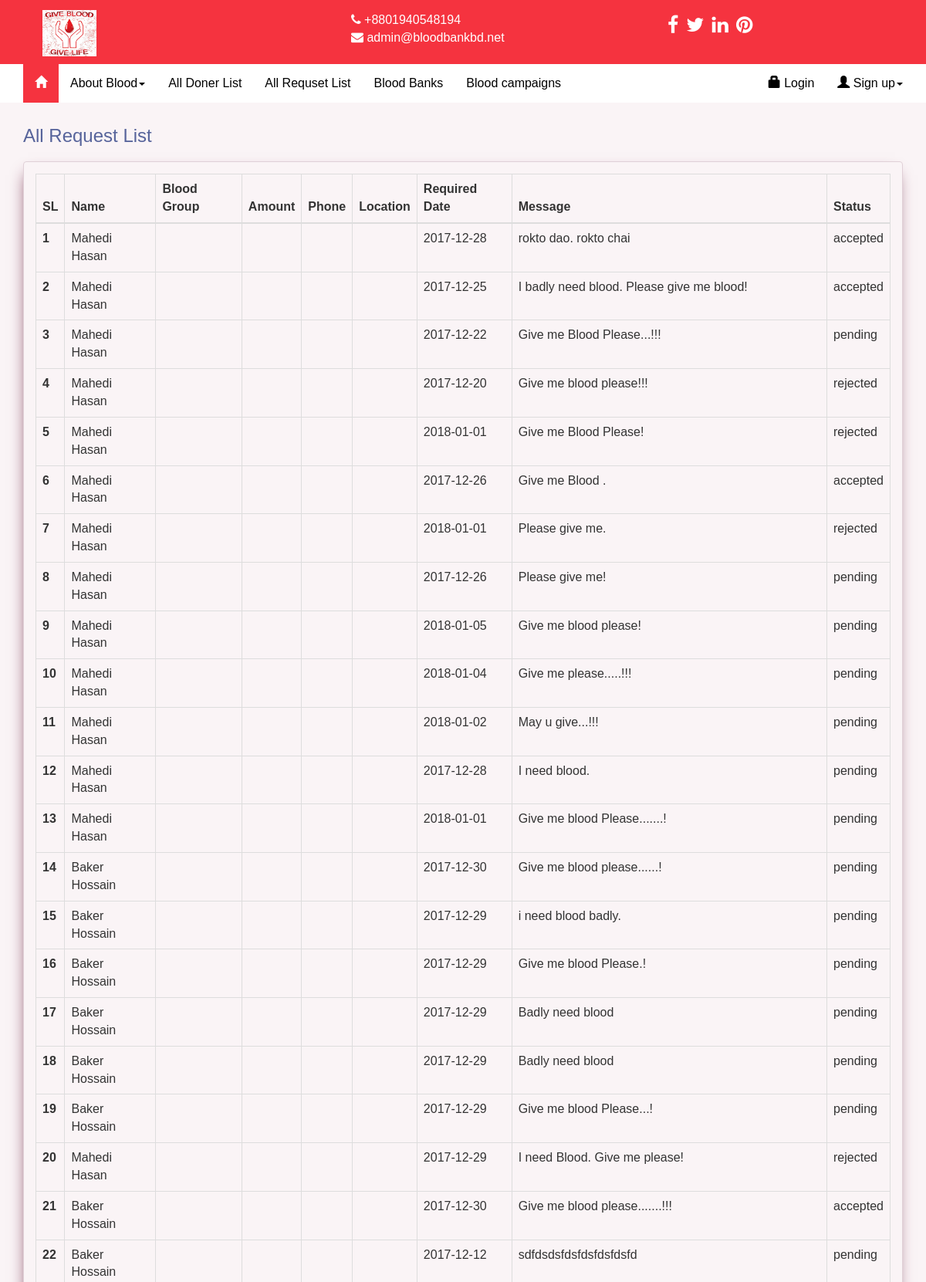
Page /index.php?page=request-list (upper part) on the committed database.
### tables this page shows
CREATE TABLE `blood_request` (
  `request_id` int(11) NOT NULL,
  `doner_id` int(11) NOT NULL,
  `user_id` int(11) NOT NULL,
  `subject` char(100) NOT NULL,
  `message` text NOT NULL,
  `date` timestamp NOT NULL DEFAULT CURRENT_TIMESTAMP ON UPDATE CURRENT_TIMESTAMP,
  `req_date` date NOT NULL,
  `status` varchar(20) NOT NULL DEFAULT 'pending'
);

CREATE TABLE `tbl_user_info` (
  `user_id` int(3) NOT NULL,
  `user_name` varchar(50) NOT NULL,
  `user_email` varchar(50) NOT NULL,
  `phone_number` int(36) NOT NULL,
  `password` varchar(50) NOT NULL,
  `age` int(3) NOT NULL,
  `sex` varchar(10) NOT NULL,
  `location` varchar(60) NOT NULL
);

### request-list.php (the view)
<?php
	$doner = $conn->prepare( "SELECT blood_request.*, tbl_user_info.user_name
		FROM blood_request
		INNER JOIN tbl_user_info
		ON blood_request.user_id = tbl_user_info.user_id
		ORDER BY request_id DESC");
	$doner->execute();
	$request_value = $doner->fetchAll();
?>
<div class="container">
   <div class="row" style="padding:0px 30px 0px 30px;background:#faf4f6;">
	<div class="col-sm-12 col-md-12" align="left" style="color:#57649b; padding-left:0px!important; padding-top:10px!important; padding-bottom:10px!important;"><h3>All Request List</h3></div>
		<div class="col-sm-12" style="border:1.5px #e0d0d7 solid; border-radius:4px; padding-bottom:15px; padding-top:15px; margin:0px;box-shadow:-2px 10px 20px -8px #661637 ;">
			<div class="table-responsive">
				<table class="table table-bordered" style=" margin:0px; padding:0px;">
				  <thead>
					<tr>
						<th scope="col">SL</th>
						<th scope="col">Name</th>
						<th scope="col">Blood Group</th>
						<th scope="col">Amount</th>
						<th scope="col">Phone</th>
						<th scope="col">Location</th>
						<th scope="col">Required Date</th>
						<th scope="col">Message</th>
						<th scope="col">Status</th>
					</tr>
				  </thead>
				  <tbody>
				  <?php
				  $i=1;
					foreach($request_value as $value)
					{
				  ?>
					<tr>
						<th scope="row"><?php echo $i; ?></th>
						<td><?php echo $value['user_name']; ?></td>
						<td><?php echo $value['blood_group']; ?></td>
						<td><?php echo $value['amount']; ?></td>
						<td><?php echo $value['phone']; ?></td>
						<td><?php echo $value['location']; ?></td>
						<td><?php echo $value['req_date']; ?></td>
						<td><?php echo $value['message']; ?></td>
					 	<td><?php echo $value['status']; ?></td>
					</tr>
					<?php
					$i++;
					}
					?>
				  </tbody>
				</table>
			</div>
		</div>
	</div>
</div>

### assets/css/style.css (style rules this page uses)
html, body { font-family: 'Poppins', sans-serif; font-size: 100%; overflow-x: hidden; background:#f5f7f8; }

### rows in the picture
blood_request: user.user_name "Mahedi Hasan", req_date "2017-12-28", message "rokto dao. rokto chai", status "accepted"
blood_request: user.user_name "Mahedi Hasan", req_date "2017-12-25", message "I badly need blood. Please give me blood!", status "accepted"
blood_request: user.user_name "Mahedi Hasan", req_date "2017-12-22", message "Give me Blood Please...!!!", status "pending"
blood_request: user.user_name "Mahedi Hasan", req_date "2017-12-20", message "Give me blood please!!!", status "rejected"
blood_request: user.user_name "Mahedi Hasan", req_date "2018-01-01", message "Give me Blood Please!", status "rejected"
blood_request: user.user_name "Mahedi Hasan", req_date "2017-12-26", message "Give me Blood .", status "accepted"
blood_request: user.user_name "Mahedi Hasan", req_date "2018-01-01", message "Please give me.", status "rejected"
blood_request: user.user_name "Mahedi Hasan", req_date "2017-12-26", message "Please give me!", status "pending"
blood_request: user.user_name "Mahedi Hasan", req_date "2018-01-05", message "Give me blood please!", status "pending"
blood_request: user.user_name "Mahedi Hasan", req_date "2018-01-04", message "Give me please.....!!!", status "pending"
blood_request: user.user_name "Mahedi Hasan", req_date "2018-01-02", message "May u give...!!!", status "pending"
blood_request: user.user_name "Mahedi Hasan", req_date "2017-12-28", message "I need blood.", status "pending"
blood_request: user.user_name "Mahedi Hasan", req_date "2018-01-01", message "Give me blood Please.......!", status "pending"
blood_request: user.user_name "Baker Hossain", req_date "2017-12-30", message "Give me blood please......!", status "pending"
blood_request: user.user_name "Baker Hossain", req_date "2017-12-29", message "i need blood badly.", status "pending"
blood_request: user.user_name "Baker Hossain", req_date "2017-12-29", message "Give me blood Please.!", status "pending"
blood_request: user.user_name "Baker Hossain", req_date "2017-12-29", message "Badly need blood", status "pending"
blood_request: user.user_name "Baker Hossain", req_date "2017-12-29", message "Badly need blood", status "pending"
blood_request: user.user_name "Baker Hossain", req_date "2017-12-29", message "Give me blood Please...!", status "pending"
blood_request: user.user_name "Mahedi Hasan", req_date "2017-12-29", message "I need Blood. Give me please!", status "rejected"
blood_request: user.user_name "Baker Hossain", req_date "2017-12-30", message "Give me blood please.......!!!", status "accepted"
blood_request: user.user_name "Baker Hossain", req_date "2017-12-12", message "sdfdsdsfdsfdsfdsfdsfd", status "pending"
